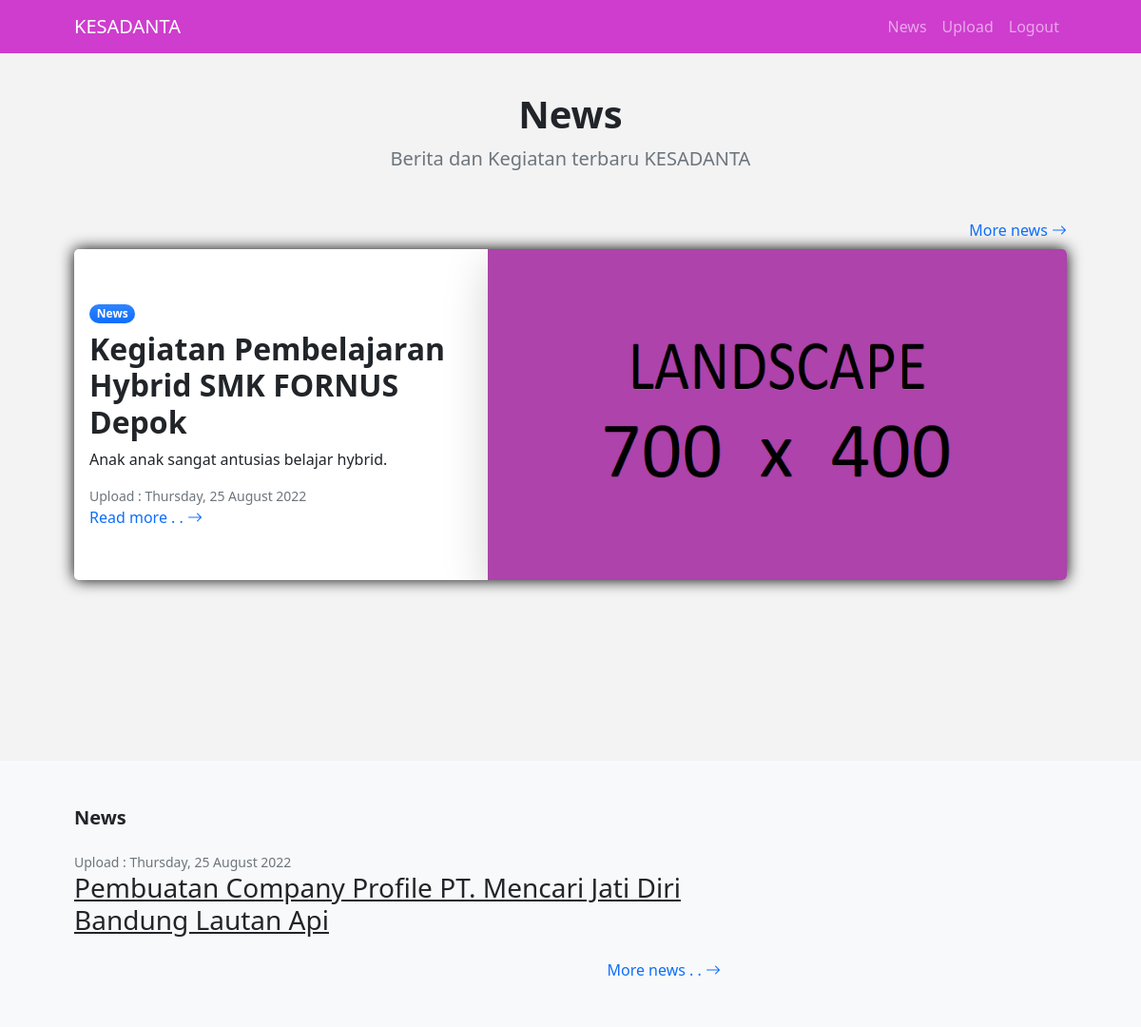
Screenshot of /admin/ (signed in) with the database file from the repository.
### tables this page shows
CREATE TABLE `berita` (
  `id` int(5) NOT NULL,
  `judul` varchar(200) NOT NULL,
  `kel` varchar(50) NOT NULL,
  `kec` varchar(50) NOT NULL,
  `kota` varchar(50) NOT NULL,
  `tanggal` varchar(35) NOT NULL,
  `tema` varchar(50) NOT NULL,
  `gambar` varchar(100) NOT NULL,
  `deskripsi` varchar(5000) NOT NULL
);

### koneksi.php (called while the page is built)
<?php
    $konek = mysqli_connect("sql200.epizy.com","epiz_32439731","WILynRN9K5Ds","epiz_32439731_kesadanta_db");
    function query($query) {
        global $konek;
        $result = mysqli_query($konek, $query);
        $rows = [];
        while ( $row = mysqli_fetch_assoc($result) ) {
            $rows[] = $row;
        }
        return $rows;
    }
?>

### admin/index.php (the view, shortened to what this page needs)
<?php
    require "../koneksi.php";
    $berita = query("SELECT * FROM berita ORDER BY id DESC LIMIT 0 , 1");
    $beritaList = query("SELECT * FROM berita ORDER BY id DESC LIMIT 1 , 3");
?>
<!DOCTYPE html>
<html lang="en">
    <head>
        <link href="https://cdn.jsdelivr.net/npm/bootstrap-icons@1.5.0/font/bootstrap-icons.css" rel="stylesheet" />
        <link href="../css/styles.css" rel="stylesheet" />
    </head>
    <body class="d-flex flex-column h-100">
        <main class="flex-shrink-0">
            <nav class="navbar navbar-expand-lg navbar-dark bg-kesadanta position-fixed w-100 z-100">
                <div class="container px-5">
                    <a class="navbar-brand" href="../news/">KESADANTA</a>
                    <div class="collapse navbar-collapse" id="navbarSupportedContent">
                        <ul class="navbar-nav ms-auto mb-2 mb-lg-0">
                            <li class="nav-item"><a class="nav-link" href="./">News</a></li>
                            <li class="nav-item"><a class="nav-link" href="./upload/">Upload</a></li>
                            <li class="nav-item"><a class="nav-link" href="./logout/">Logout</a></li>
                        </ul>
                    </div>
                </div>
            </nav>
            <section class="py-5 bg-gray min-vh-100">
                <div class="container px-sm-5">
                    <div class="text-center py-5">
                        <h1 class="fw-bolder">News</h1>
                        <p class="lead fw-normal text-muted mb-0">Berita dan Kegiatan terbaru KESADANTA</p>
                    </div>
                    <?php if(isset($kosong)) {  echo '<div class="row gx-5 my-5 pt-1 mx-0 rounded-3 shadow-lg bg-light">
                                                        <div class="col-12">
                                                            <p class="text-center text-danger fw-bolder">' . $kosong . '</p>
                                                        </div>
                                                    </div>'; }
                    else { ?>
                    <?php foreach($berita as $brt) { ?>
                    <div class="text-end mb-2">
                        <a class="text-decoration-none" href="./more-news/">
                            More news
                            <i class="bi bi-arrow-right"></i>
                        </a>
                    </div>
                    <div class="card border-0 my-shadow rounded-3 overflow-hidden">
                        <div class="card-body p-0">
                            <div class="row gx-0">
                                <div class="col-xl-5 d-flex flex-column justify-content-center">
                                    <div class="p-4 p-md-3">
                                        <div class="badge bg-primary bg-gradient rounded-pill mb-2">News</div>
                                        <div class="h2 fw-bolder">
                                            <?php if(strlen($brt["judul"]) > 55 ) {
                                                for($i = 0; $i < 55; $i++) {
                                                    echo $brt["judul"][$i];
                                                } echo "...";
                                            }
                                            else {
                                                echo $brt["judul"];
                                            } ?>
                                        </div>
                                        <p>
                                            <?php if(strlen($brt["deskripsi"]) > 110 ) {
                                                for($i = 0; $i < 110; $i++) {
                                                    echo $brt["deskripsi"][$i];
                                                } echo " . . .";
                                            }
                                            else {
                                                echo $brt["deskripsi"];
                                            } ?>
                                        </p>
                                        <div class="small text-muted">Upload : <?= $brt["tanggal"]; ?></div>
                                        <a class="stretched-link text-decoration-none" href="read-more/?berita=<?= $brt["id"];?>">
                                            Read more . .
                                            <i class="bi bi-arrow-right"></i>
                                        </a>
                                    </div>
                                </div>
                                <div class="col-xl-7 align-items-xl-center d-flex rounded-3 shadow-lg">
                                    <img class="img-fluid" src="../img/<?php echo $brt["gambar"]; ?>" alt="<?php echo $brt["gambar"]; ?>" width="100%">
                                </div>
                            </div>
                        </div>
                    </div>
                    <?php } ?>
                    <?php } ?>
                </div>
            </section>
            <?php if(!isset($kosong)) { ?>
                <section class="py-5 bg-light">
                    <div class="container px-5">
                        <div class="row gx-5">
                            <div class="col-xl-8">
                                <h2 class="fw-bolder fs-5 mb-4">News</h2>
                            <?php foreach($beritaList as $list) { ?>
                            <div class="mb-4">
                                <div class="small text-muted">Upload : <?= $list["tanggal"]; ?></div>
                                <a class="link-dark" href="read-more/?berita=<?= $list["id"];?>"><h3><?= $list["judul"]; ?></h3></a>
                            </div>
                            <?php } ?>
                            <div class="text-end mb-5 mb-xl-0">
                                <a class="text-decoration-none" href="./more-news/">
                                    More news . .
                                    <i class="bi bi-arrow-right"></i>
                                </a>
                            </div>
                        </div>
                    </div>
                </div>
            </section>
            <?php } ?>
        </main>
    </body>
</html>

### rows the page displays
berita: judul "Kegiatan Pembelajaran Hybrid SMK FORNUS Depok", deskripsi "Anak anak sangat antusias belajar hybrid.", tanggal "Thursday, 25 August 2022", gambar (picture)
berita: tanggal "Thursday, 25 August 2022", judul "Pembuatan Company Profile PT. Mencari Jati Diri Bandung Lautan Api"
